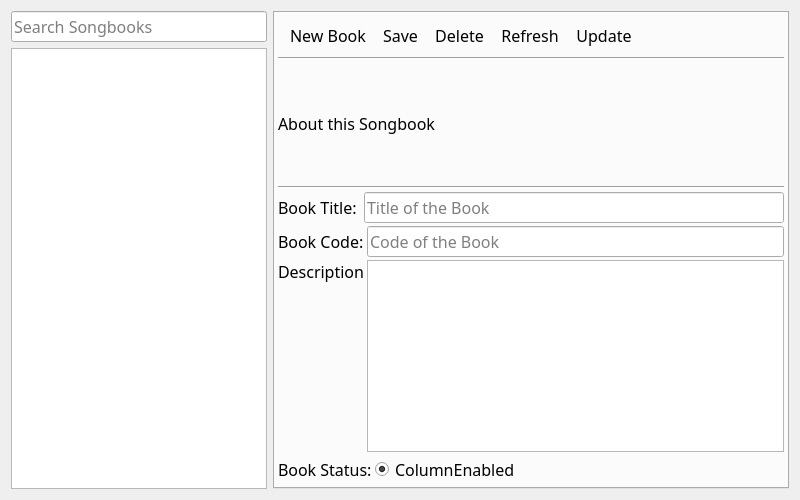
<?xml version="1.0" encoding="UTF-8"?>
<ui version="4.0">
 <class>AppSongbooks</class>
 <widget class="QDialog" name="AppSongbooks">
  <property name="geometry">
   <rect>
    <x>0</x>
    <y>0</y>
    <width>800</width>
    <height>500</height>
   </rect>
  </property>
  <property name="font">
   <font>
    <family>Trebuchet MS</family>
    <pointsize>12</pointsize>
   </font>
  </property>
  <property name="windowTitle">
   <string>Manage Songbooks</string>
  </property>
  <property name="windowIcon">
   <iconset resource="../icons/icons.qrc">
    <normaloff>:/icons/app_icon</normaloff>:/icons/app_icon</iconset>
  </property>
  <property name="sizeGripEnabled">
   <bool>false</bool>
  </property>
  <layout class="QVBoxLayout" name="MainLayout">
   <item>
    <layout class="QHBoxLayout" name="CentralWidget">
     <property name="bottomMargin">
      <number>0</number>
     </property>
     <item>
      <layout class="QVBoxLayout" name="PanelLeft">
       <item>
        <widget class="QLineEdit" name="TxtSearch">
         <property name="sizePolicy">
          <sizepolicy hsizetype="Preferred" vsizetype="Fixed">
           <horstretch>0</horstretch>
           <verstretch>0</verstretch>
          </sizepolicy>
         </property>
         <property name="font">
          <font>
           <family>Trebuchet MS</family>
           <pointsize>12</pointsize>
          </font>
         </property>
         <property name="inputMask">
          <string/>
         </property>
         <property name="text">
          <string/>
         </property>
         <property name="placeholderText">
          <string>Search Songbooks</string>
         </property>
        </widget>
       </item>
       <item>
        <widget class="QListView" name="LstBooks">
         <property name="sizePolicy">
          <sizepolicy hsizetype="Preferred" vsizetype="Expanding">
           <horstretch>0</horstretch>
           <verstretch>0</verstretch>
          </sizepolicy>
         </property>
        </widget>
       </item>
      </layout>
     </item>
     <item>
      <layout class="QVBoxLayout" name="PanelRight">
       <item>
        <widget class="QTabWidget" name="BookTabs">
         <property name="enabled">
          <bool>true</bool>
         </property>
         <property name="sizePolicy">
          <sizepolicy hsizetype="Expanding" vsizetype="Expanding">
           <horstretch>0</horstretch>
           <verstretch>0</verstretch>
          </sizepolicy>
         </property>
         <property name="minimumSize">
          <size>
           <width>0</width>
           <height>0</height>
          </size>
         </property>
         <property name="font">
          <font>
           <family>Trebuchet MS</family>
           <pointsize>1</pointsize>
           <weight>50</weight>
           <bold>false</bold>
          </font>
         </property>
         <property name="tabPosition">
          <enum>QTabWidget::North</enum>
         </property>
         <property name="tabShape">
          <enum>QTabWidget::Triangular</enum>
         </property>
         <property name="currentIndex">
          <number>0</number>
         </property>
         <property name="elideMode">
          <enum>Qt::ElideNone</enum>
         </property>
         <property name="documentMode">
          <bool>false</bool>
         </property>
         <property name="tabsClosable">
          <bool>false</bool>
         </property>
         <property name="movable">
          <bool>true</bool>
         </property>
         <property name="tabBarAutoHide">
          <bool>true</bool>
         </property>
         <widget class="QWidget" name="TabPage1">
          <property name="sizePolicy">
           <sizepolicy hsizetype="Preferred" vsizetype="Fixed">
            <horstretch>0</horstretch>
            <verstretch>0</verstretch>
           </sizepolicy>
          </property>
          <property name="font">
           <font>
            <family>Trebuchet MS</family>
            <pointsize>12</pointsize>
            <weight>50</weight>
            <bold>false</bold>
           </font>
          </property>
          <property name="accessibleName">
           <string extracomment="This has to be equal to the tab title in all the main tabs">History</string>
          </property>
          <attribute name="title">
           <string/>
          </attribute>
          <layout class="QVBoxLayout" name="LayoutTabPage1">
           <property name="spacing">
            <number>3</number>
           </property>
           <property name="leftMargin">
            <number>3</number>
           </property>
           <property name="topMargin">
            <number>3</number>
           </property>
           <property name="rightMargin">
            <number>3</number>
           </property>
           <property name="bottomMargin">
            <number>3</number>
           </property>
           <item>
            <widget class="QToolBar" name="ToolbarEditor">
             <property name="sizePolicy">
              <sizepolicy hsizetype="Preferred" vsizetype="Fixed">
               <horstretch>0</horstretch>
               <verstretch>0</verstretch>
              </sizepolicy>
             </property>
             <property name="font">
              <font>
               <family>Trebuchet MS</family>
               <pointsize>12</pointsize>
               <weight>50</weight>
               <bold>false</bold>
              </font>
             </property>
             <property name="windowTitle">
              <string notr="true">toolBar1</string>
             </property>
             <property name="toolButtonStyle">
              <enum>Qt::ToolButtonTextBesideIcon</enum>
             </property>
             <addaction name="actionNew"/>
             <addaction name="actionSave"/>
             <addaction name="actionDelete"/>
             <addaction name="actionRefresh"/>
             <addaction name="actionUpdate"/>
            </widget>
           </item>
           <item>
            <widget class="Line" name="line">
             <property name="orientation">
              <enum>Qt::Horizontal</enum>
             </property>
            </widget>
           </item>
           <item>
            <widget class="QLabel" name="LblDescription">
             <property name="sizePolicy">
              <sizepolicy hsizetype="Minimum" vsizetype="Minimum">
               <horstretch>0</horstretch>
               <verstretch>0</verstretch>
              </sizepolicy>
             </property>
             <property name="text">
              <string>About this Songbook</string>
             </property>
            </widget>
           </item>
           <item>
            <widget class="Line" name="line_2">
             <property name="orientation">
              <enum>Qt::Horizontal</enum>
             </property>
            </widget>
           </item>
           <item>
            <layout class="QHBoxLayout" name="Layout1">
             <item>
              <widget class="QLabel" name="LblTitle">
               <property name="text">
                <string>Book Title: </string>
               </property>
              </widget>
             </item>
             <item>
              <widget class="QLineEdit" name="TxtTitle">
               <property name="placeholderText">
                <string>Title of the Book</string>
               </property>
              </widget>
             </item>
            </layout>
           </item>
           <item>
            <layout class="QHBoxLayout" name="Layout2">
             <item>
              <widget class="QLabel" name="LblCode">
               <property name="text">
                <string>Book Code:</string>
               </property>
              </widget>
             </item>
             <item>
              <widget class="QLineEdit" name="TxtCode">
               <property name="placeholderText">
                <string>Code of the Book</string>
               </property>
              </widget>
             </item>
            </layout>
           </item>
           <item>
            <layout class="QHBoxLayout" name="Layout3">
             <item>
              <widget class="QLabel" name="LblContent">
               <property name="sizePolicy">
                <sizepolicy hsizetype="Preferred" vsizetype="Preferred">
                 <horstretch>0</horstretch>
                 <verstretch>0</verstretch>
                </sizepolicy>
               </property>
               <property name="text">
                <string>Description</string>
               </property>
               <property name="alignment">
                <set>Qt::AlignLeading|Qt::AlignLeft|Qt::AlignTop</set>
               </property>
              </widget>
             </item>
             <item>
              <widget class="QPlainTextEdit" name="TxtContent">
               <property name="sizePolicy">
                <sizepolicy hsizetype="Expanding" vsizetype="Minimum">
                 <horstretch>0</horstretch>
                 <verstretch>0</verstretch>
                </sizepolicy>
               </property>
               <property name="placeholderText">
                <string extracomment="Description of the Book"/>
               </property>
              </widget>
             </item>
            </layout>
           </item>
           <item>
            <layout class="QHBoxLayout" name="LayoutStatus">
             <item>
              <widget class="QLabel" name="LblStatus">
               <property name="sizePolicy">
                <sizepolicy hsizetype="Fixed" vsizetype="Preferred">
                 <horstretch>0</horstretch>
                 <verstretch>0</verstretch>
                </sizepolicy>
               </property>
               <property name="text">
                <string>Book Status:</string>
               </property>
              </widget>
             </item>
             <item>
              <widget class="QRadioButton" name="BtnEnabled">
               <property name="sizePolicy">
                <sizepolicy hsizetype="Expanding" vsizetype="Fixed">
                 <horstretch>0</horstretch>
                 <verstretch>0</verstretch>
                </sizepolicy>
               </property>
               <property name="text">
                <string>ColumnEnabled</string>
               </property>
               <property name="checked">
                <bool>true</bool>
               </property>
              </widget>
             </item>
            </layout>
           </item>
          </layout>
         </widget>
        </widget>
       </item>
      </layout>
     </item>
    </layout>
   </item>
  </layout>
  <action name="actionNew">
   <property name="icon">
    <iconset resource="../icons/icons.qrc">
     <normaloff>:/icons/field_add</normaloff>:/icons/field_add</iconset>
   </property>
   <property name="text">
    <string>New Book</string>
   </property>
  </action>
  <action name="actionSave">
   <property name="icon">
    <iconset resource="../icons/icons.qrc">
     <normaloff>:/icons/check.png</normaloff>:/icons/check.png</iconset>
   </property>
   <property name="text">
    <string>Save</string>
   </property>
   <property name="toolTip">
    <string>Save</string>
   </property>
  </action>
  <action name="actionDelete">
   <property name="icon">
    <iconset resource="../icons/icons.qrc">
     <normaloff>:/icons/delete.png</normaloff>:/icons/delete.png</iconset>
   </property>
   <property name="text">
    <string>Delete</string>
   </property>
  </action>
  <action name="actionUpdate">
   <property name="icon">
    <iconset resource="../icons/icons.qrc">
     <normaloff>:/icons/browser_open</normaloff>:/icons/browser_open</iconset>
   </property>
   <property name="text">
    <string>Update</string>
   </property>
  </action>
  <action name="actionRefresh">
   <property name="icon">
    <iconset resource="../icons/icons.qrc">
     <normaloff>:/icons/refresh</normaloff>:/icons/refresh</iconset>
   </property>
   <property name="text">
    <string>Refresh</string>
   </property>
  </action>
 </widget>
 <resources>
  <include location="../icons/icons.qrc"/>
 </resources>
 <connections/>
</ui>
